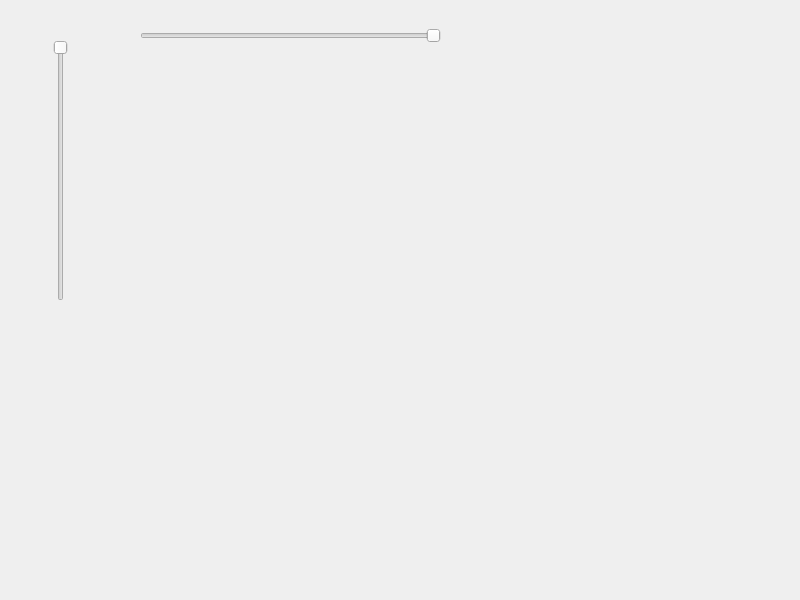
<?xml version="1.0" encoding="UTF-8"?>
<ui version="4.0">
 <class>Widget</class>
 <widget class="QWidget" name="Widget">
  <property name="geometry">
   <rect>
    <x>0</x>
    <y>0</y>
    <width>800</width>
    <height>600</height>
   </rect>
  </property>
  <property name="windowTitle">
   <string>Widget</string>
  </property>
  <widget class="QSlider" name="verticalSlider">
   <property name="geometry">
    <rect>
     <x>20</x>
     <y>40</y>
     <width>81</width>
     <height>261</height>
    </rect>
   </property>
   <property name="orientation">
    <enum>Qt::Vertical</enum>
   </property>
   <property name="invertedAppearance">
    <bool>true</bool>
   </property>
  </widget>
  <widget class="QSlider" name="horizontalSlider">
   <property name="geometry">
    <rect>
     <x>140</x>
     <y>10</y>
     <width>301</width>
     <height>51</height>
    </rect>
   </property>
   <property name="orientation">
    <enum>Qt::Horizontal</enum>
   </property>
   <property name="invertedAppearance">
    <bool>true</bool>
   </property>
  </widget>
 </widget>
 <resources/>
 <connections/>
</ui>
